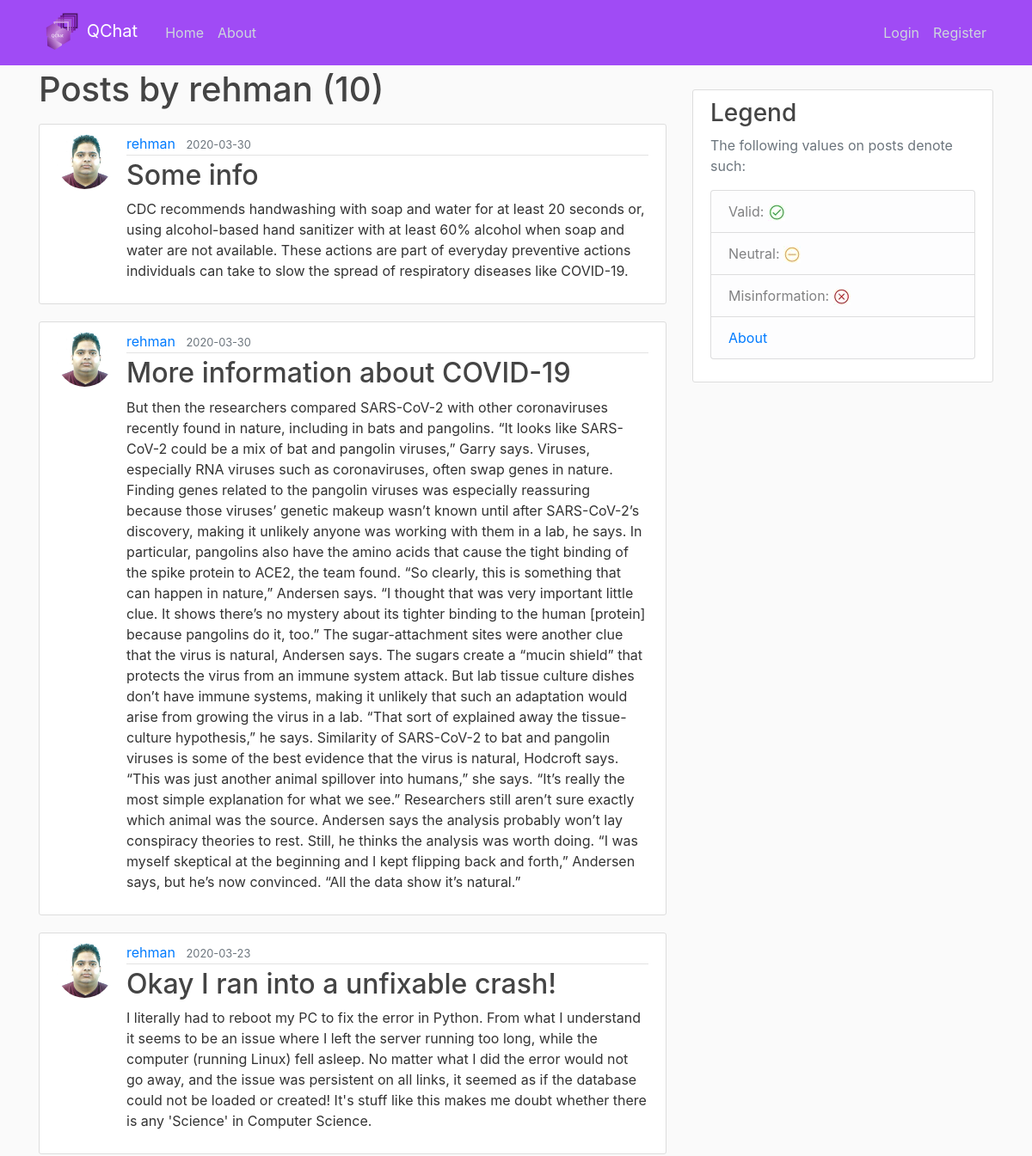
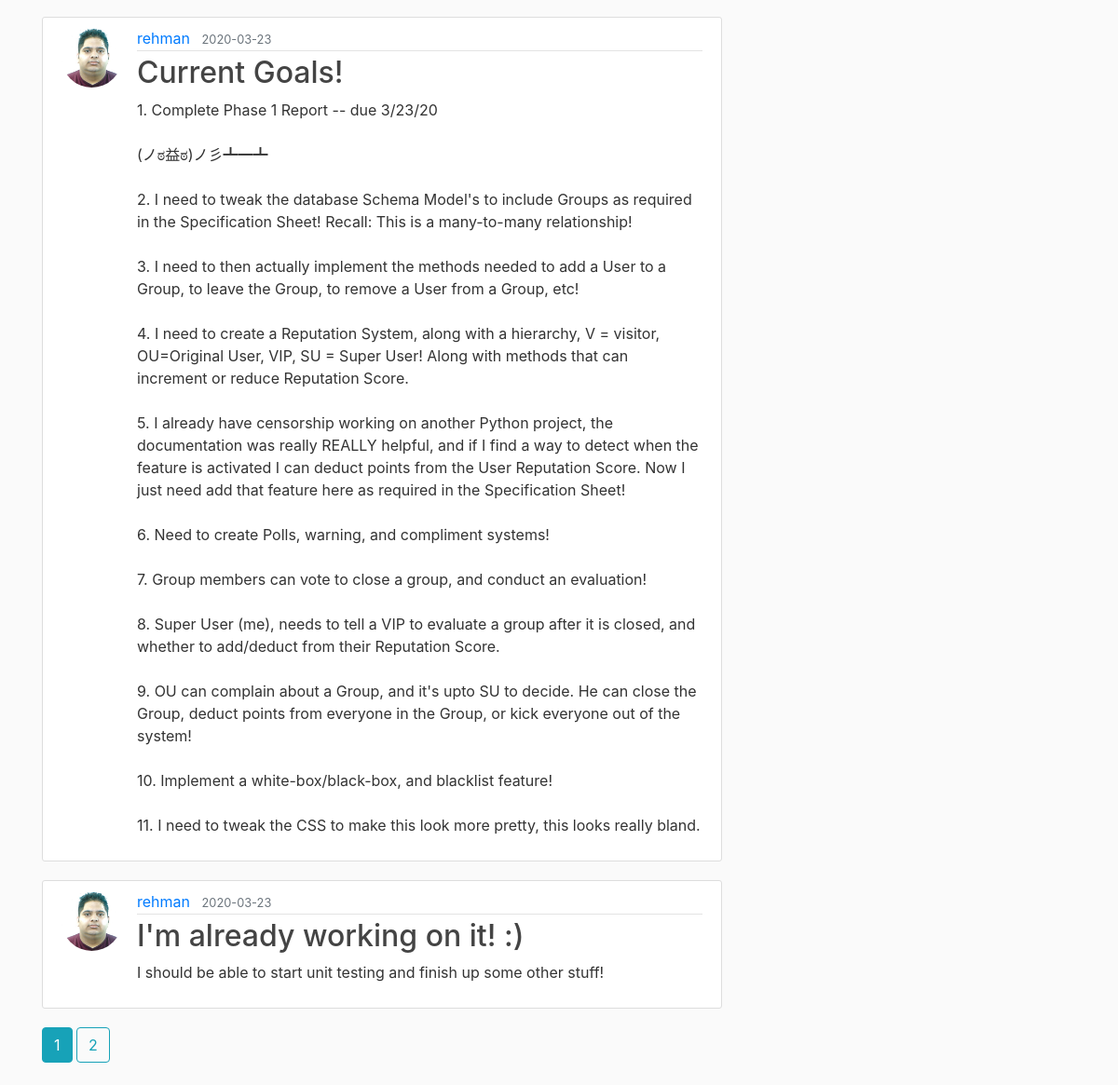
The app's page /user/rehman, older data (2 pictures, top to bottom).
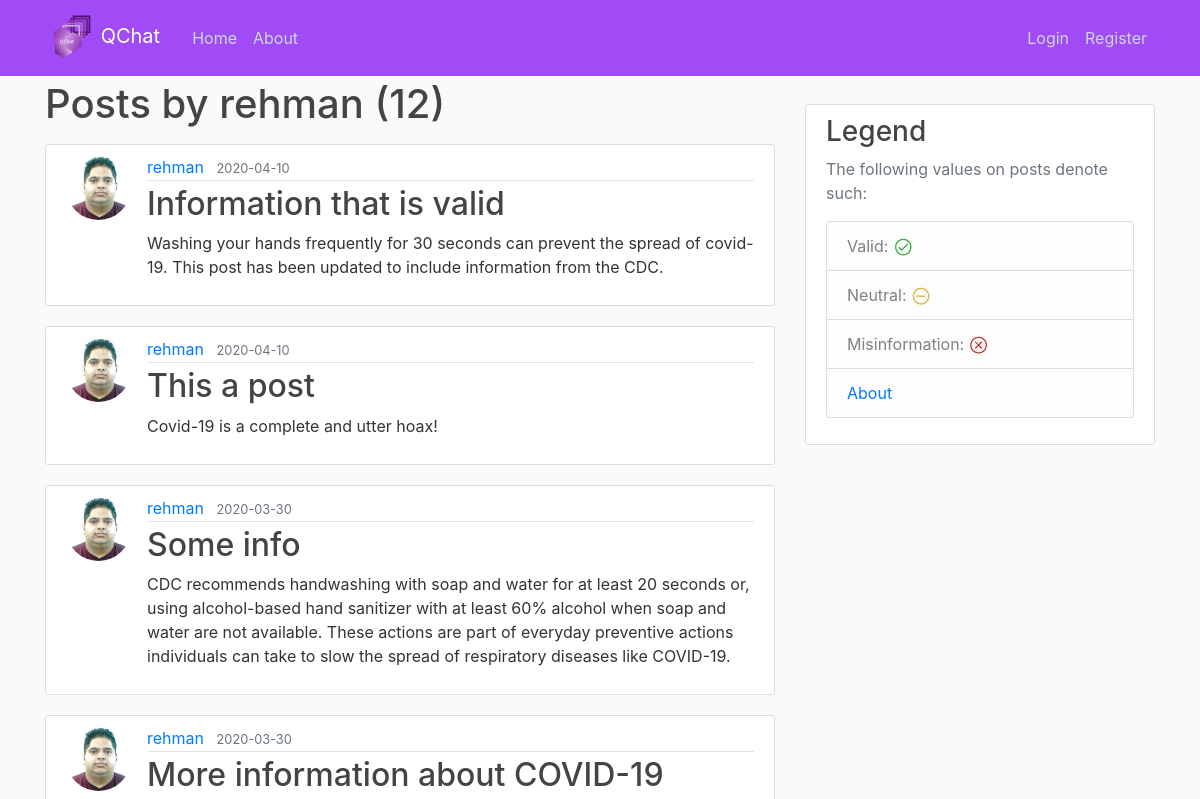
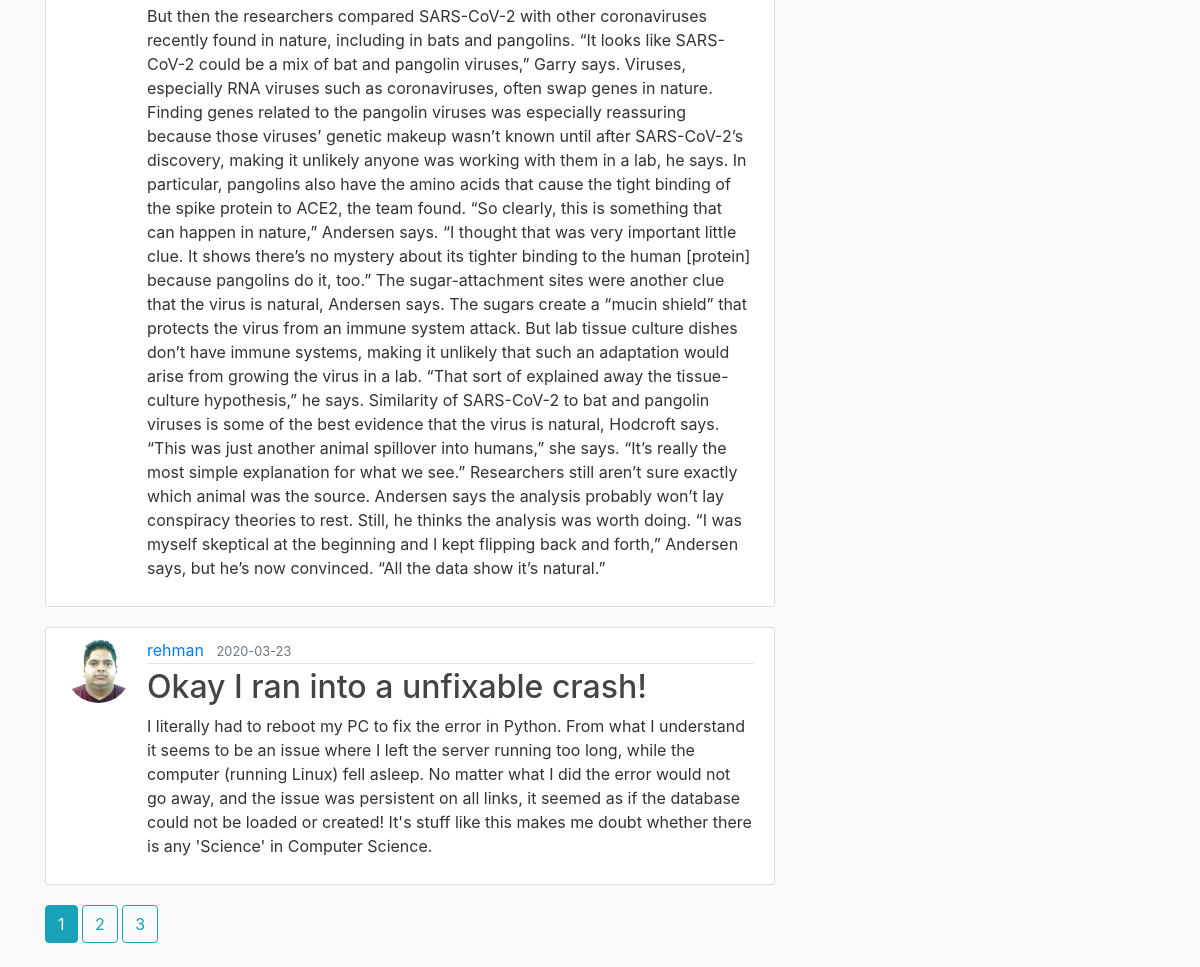
The same page, newer data (2 pictures, top to bottom).
### app/models.py (models this page shows, shortened)
class User(db.Model, UserMixin):
    id = db.Column(db.Integer, primary_key=True)                                    # Primary Key
    username = db.Column(db.String(20), unique=True, nullable=False)                # Each User will have a username, with a max(20) characters, it must be unique, and Null is not allowed!
    email = db.Column(db.String(120), unique=True, nullable=False)                  # Each User will have an email, with a max(120) characters, it must be unique, and Null is not allowed!
    image_file = db.Column(db.String(2083), nullable=False, default='default.jpg')    # Each User will have a defualt profile Image, so uniqueness does not apply, since Null is not allowed!
    password = db.Column(db.String(60), nullable=False)                             # Each User will have passwords, with a max(60) characters, uniqueness does not apply, and Null is not allowed!
    posts = db.relationship('Post', backref='author', lazy=True)                    # This is linked to Posts, Lazy Evaluation is set to: True

class Post(db.Model):
    id = db.Column(db.Integer, primary_key=True)                                    # Primary Key
    title = db.Column(db.String(100), nullable=False)                               # Each Post will have a title, with a max(100) characters, uniqueness does not apply, and Null is not allowed!
    date_posted = db.Column(db.DateTime, nullable=False, default=datetime.utcnow)   # Each Post will have a date_posted, with DateTime set to utcnow, current time, and Null is not allowed!
    content = db.Column(db.Text, nullable=False)                                    # Each Post will have a content with no character limit, and Null is not allowed!
    user_id = db.Column(db.Integer, db.ForeignKey('user.id'), nullable=False)       # This is using the user id as a ForeignKey, each post must have an Author, so Null is not allowed!

### app/users/routes.py (the view)
@users.route('/user/<string:username>')                                       # String
def user_posts(username):
    page = request.args.get('page', 1, type=int)                            # We request a page, the default page is 1, of type int
    user = User.query.filter_by(username=username).first_or_404()
    posts = Post.query.filter_by(author=user)\
        .order_by(Post.date_posted.desc())\
        .paginate(page=page, per_page=5)
    return render_template('user_posts.html', posts=posts, user=user)       # Redirect to user_posts.html

### app/templates/user_posts.html
{% extends "template.html" %}
{% block content %}
    <h1 class="mb-3">Posts by {{ user.username }} ({{ posts.total }}) </h1>
    {% for post in posts.items %}
        <article class="media content-section">
            <img class="rounded-circle article-img" src="{{ post.author.image_file }}">
            <div class="media-body">
                <div class="article-metadata">
                    <a class="mr-2" href="{{ url_for('users.user_posts', username=post.author.username) }}">{{ post.author.username }}</a>
                    <small class="text-muted">{{ post.date_posted.strftime('%Y-%m-%d') }}</small>
                </div>
                <h2><a class="article-title" href="{{url_for('posts.post', post_id=post.id) }}">{{ post.title }}</a></h2>
                <p class="article-content">{{ post.content }}</p>
            </div>
        </article>
    {% endfor %}
    {% for page_num in posts.iter_pages(left_edge=1, right_edge=1, left_current=1, right_current=2) %}
        {% if page_num %}
            {% if posts.page == page_num %}
                <a class="btn btn-info mb-4" href="{{ url_for('users.user_posts', username=user.username, page=page_num) }}">{{ page_num }}</a>
            {% else %}
                <a class="btn btn-outline-info mb-4" href="{{ url_for('users.user_posts', username=user.username, page=page_num) }}">{{ page_num }}</a>
            {% endif %}
        {% else %}
            ...
        {% endif %}
    {% endfor %}
{% endblock content %}

### app/templates/template.html (shortened to what this page needs)
<!DOCTYPE html>
<html lang="en">
<head>
    <link rel="stylesheet" href="https://stackpath.bootstrapcdn.com/bootstrap/4.4.1/css/bootstrap.min.css">
    <link rel="stylesheet" href="{{ url_for('static', filename='main.css') }}">
</head>
<body>
    <header class="site-header">
        <nav class="navbar navbar-expand-md navbar-dark bg-steel fixed-top">
            <div class="container">
                <a class="navbar-brand mr-4" href="/"><img width="50" height="50" src="{{ url_for('static', filename='QChat_Logo_200x200.png') }}"> QChat</a>
                <div class="collapse navbar-collapse" id="navbarToggle">
                    <div class="navbar-nav mr-auto">
                        <a class="nav-item nav-link" href="{{ url_for('main.home') }}">Home</a>
                        <a class="nav-item nav-link" href="{{ url_for('main.about') }}">About</a>
                    </div>
                    <div class="navbar-nav">
                        {% if current_user.is_authenticated %}
                            <a class="nav-item nav-link" href="{{ url_for('posts.new_post') }}">New Post</a>
                            <a class="nav-item nav-link" href="{{ url_for('users.account') }}">Account</a>
                            <a class="nav-item nav-link" href="{{ url_for('users.logout') }}">Log out</a>
                        {% else %}
                            <a class="nav-item nav-link" href="{{ url_for('users.login') }}">Login</a>
                            <a class="nav-item nav-link" href="{{ url_for('users.register') }}">Register</a>
                        {% endif %}
                    </div>
                </div>
            </div>
        </nav>
    </header>
    <main role="main" class="container">
        <div class="row">
            <div class="col-md-8">
                {% block content %}{% endblock %}
            </div>
            <div class="col-md-4 mt-4">
                <div class="content-section">
                    <h3>Legend</h3>
                    <p class='text-muted'>The following values on posts denote such:
                        <ul class="list-group">
                            <li class="list-group-item list-group-item-light">Valid: <img src="{{ url_for('static', filename='check_0.jpg') }}"> </li>
                            <li class="list-group-item list-group-item-light">Neutral: <img src="{{ url_for('static', filename='check_1.jpg') }}"> </li>
                            <li class="list-group-item list-group-item-light">Misinformation: <img src="{{ url_for('static', filename='check_2.jpg') }}"> </li>
                            <li class="list-group-item list-group-item-light"><a href="/about">About</a></li>
                        </ul>
                    </p>
                </div>
            </div>
        </div>
    </main>
</body>
</html>

### app/static/main.css (style rules this page uses)
body { background: #fafafa; color: #333333; margin-top: 5rem; }
h1, h2, h3, h4, h5, h6 { color: #444444; }
.bg-steel { background-color: #9b42f5; opacity: 0.95; }
.site-header .navbar-nav .nav-link { color: #cbd5db; }
.content-section { background: #ffffff; padding: 10px 20px; border: 1px solid #dddddd; border-radius: 3px; margin-bottom: 20px; }
.article-title { color: #444444; }
.article-content { white-space: pre-line; }
.article-img { height: 65px; width: 65px; margin-right: 16px; }
.article-metadata { padding-bottom: 1px; margin-bottom: 4px; border-bottom: 1px solid #e3e3e3 }

Row changes from the older to the newer data that the page shows:
no longer on this page (row unchanged): Post: author.image_file (picture), author.username "rehman", date_posted "2020-03-23", title "Current Goals!", content "1. Complete Phase 1 Report -- due 3/23/20 (ノಠ益ಠ)ノ彡┻━┻ 2. I need to tweak the database Schema Model's to include Groups as required in the Specification Sheet! Recall: This is a many-to-many relationship! 3. I need to then actually implement the methods needed to add a User to a Group, to leave the Group, to remove a User from a Group, etc! 4. I need to create a Reputation System, along with a hierarchy, V = visitor, OU=Original User, VIP, SU = Super User! Along with methods that can increment or reduce Reputation Score. 5. I already have censorship working on another Python project, the documentation was really REALLY helpful, and if I find a way to detect when the feature is activated I…"
no longer on this page (row unchanged): Post: author.image_file (picture), author.username "rehman", date_posted "2020-03-23", title "I'm already working on it! :)", content "I should be able to start unit testing and finish up some other stuff!"
added Post: author.image_file (picture), author.username "rehman", date_posted "2020-04-10", title "Information that is valid", content "Washing your hands frequently for 30 seconds can prevent the spread of covid-19. This post has been updated to include information from the CDC."
added Post: author.image_file (picture), author.username "rehman", date_posted "2020-04-10", title "This a post", content "Covid-19 is a complete and utter hoax!"
Text that changed along with them:
{{ posts.total }}: "10" → "12"
new list line: "3"
